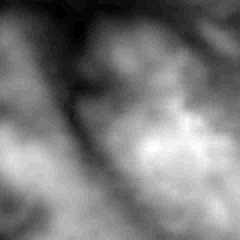
#> input picture scripts/dem.png, 120 x 120 px (shown 2 times larger); the run also reads 1 picture not shown here
$ python generate_dem_figures.py
#> lines starting #> are read from the running program, lines starting #| are printed output that depends on the picture; after the words box and inside, x2 and y2 are one past the last pixel; in counts of white or black regions, pixels touching at a corner belong together
import cv2
import matplotlib.pyplot as plt

dem = cv2.imread("dem.png")
#> dem is the input picture: shape (120, 120, 3); min 0, max 255, mean 121.3
dem_suave = cv2.imread("dem2.png")

dem_zoom = dem[50:90, 30:70]
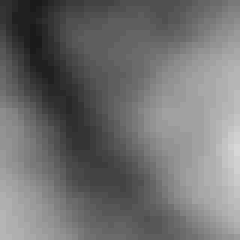
#> dem_zoom: shape (40, 40, 3) (shown 6 times larger); min 26, max 215, mean 112
dem_suave_zoom = dem_suave[50 * 8:90 * 8, 30 * 8:70 * 8]

dem[49:50, 29:71] = [0, 0, 255]
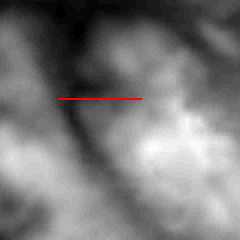
#> dem: shape (120, 120, 3) (shown 2 times larger); 0.29% of pixels changed, all inside (x1, y1, x2, y2) = (29, 49, 71, 50)
dem[90:91, 29:71] = [0, 0, 255]
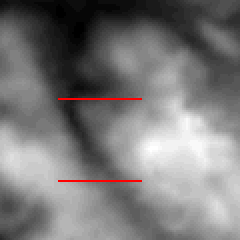
#> dem: shape (120, 120, 3) (shown 2 times larger); 0.29% of pixels changed, all inside (x1, y1, x2, y2) = (29, 90, 71, 91)
dem[49:91, 29:30] = [0, 0, 255]
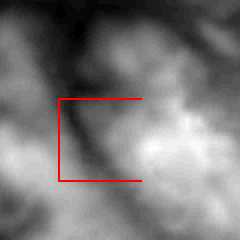
#> dem: shape (120, 120, 3) (shown 2 times larger); 0.28% of pixels changed, all inside (x1, y1, x2, y2) = (29, 50, 30, 90)
dem[49:91, 70:71] = [0, 0, 255]
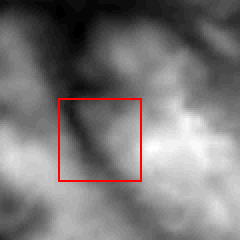
#> dem: shape (120, 120, 3) (shown 2 times larger); 0.28% of pixels changed, all inside (x1, y1, x2, y2) = (70, 50, 71, 90)

cv2.imwrite("demfig.png", dem)
cv2.imwrite("demfigzoom.png", dem_zoom)
cv2.imwrite("demfigzoom2.png", dem_suave_zoom)

plt.imshow(dem)
plt.show()

plt.imshow(dem_zoom)
plt.show()

plt.imshow(dem_suave)
plt.show()

plt.imshow(dem_suave_zoom)
plt.show()
